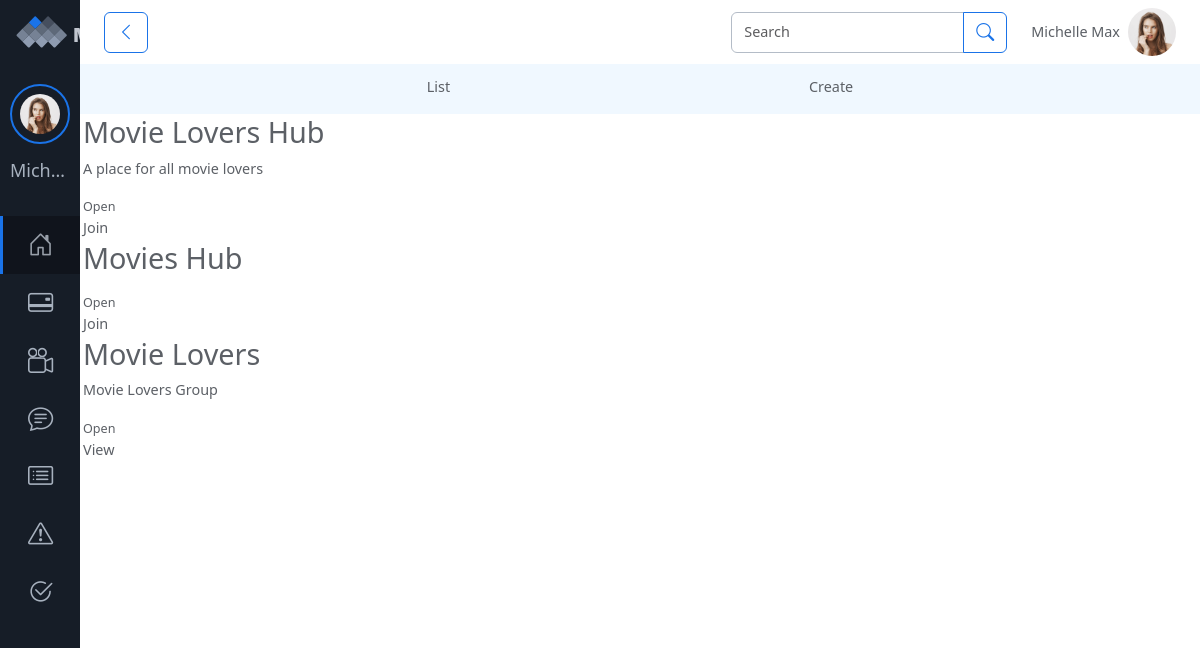
Screenshot of /User/Chatromms/ (signed in) with the database file from the repository.
### User/models.py (models this page shows)
class tbl_chatroom(models.Model):
    user_id = models.ForeignKey(tbl_user, on_delete=models.CASCADE, null=True)
    community_name = models.CharField(max_length=200)
    community_date = models.DateField()
    community_photo = models.FileField(upload_to='Files/Community/Profile/')
    community_description = models.TextField()
    community_status = models.IntegerField(default=0)

### User/views.py (the view)
# urls.py: path('Chatromms/',views.chatroom_list, name='chatrooms'),
def chatroom_list(request):
    user = request.session['uid']
    list = tbl_chatroom.objects.all()
    return render(request,'User/ChatroomList.html',{
        'List':list,
        'User':user,
    })

### User/Templates/User/ChatroomList.html (shortened to what this page needs)
{% extends "User/Header.html" %}
{% load static %}
    {% block content %}
</head>
<body>
    <div class="nav-links">
        <a href="{% url 'webuser:chatrooms' %}">
            <div class="nav-links-child">List</div>
        </a>
        <a href="{% url 'webuser:create_chatroom' %}">
            <div class="nav-links-child">Create</div>
        </a>
    </div>
    <table>
        {% for i in List %}
            <tr>
                <td><img src="{{ i.community_photo.url }}" alt=""></td>
                <td>
                    <a href="{% url 'webuser:chatpage' i.id %}">
                    <h2>{{ i.community_name }}</h2>
                    <p>{{ i.community_description }}</p>
                    {% if i.community_status == 0 %}
                        <small>Open</small>
                        {% else %}
                        <small>Closed</small>
                    {% endif %} <br>
                    {% if i.user_id.id == User %}
                      View
                    {% else %}
                      Join
                    {% endif %}
                </a>
                </td>
            </tr>
        {% endfor %}
    </table>
    {% endblock content %}

### User/Templates/User/ChatroomList.html (style rules this page uses)
a { text-decoration: none; }
.nav-links { justify-content: space-evenly; display: flex; height: 50px; background-color: aliceblue; }
.nav-links-child { padding: 12px; width: 100%; }

### rows the page displays
tbl_chatroom: community_name "Movie Lovers Hub", community_description "A place for all movie lovers", community_status "Open", shows "Join"
tbl_chatroom: community_name "Movies Hub", community_status "Open", shows "Join"
tbl_chatroom: community_name "Movie Lovers", community_description "Movie Lovers Group", community_status "Open", shows "View"
